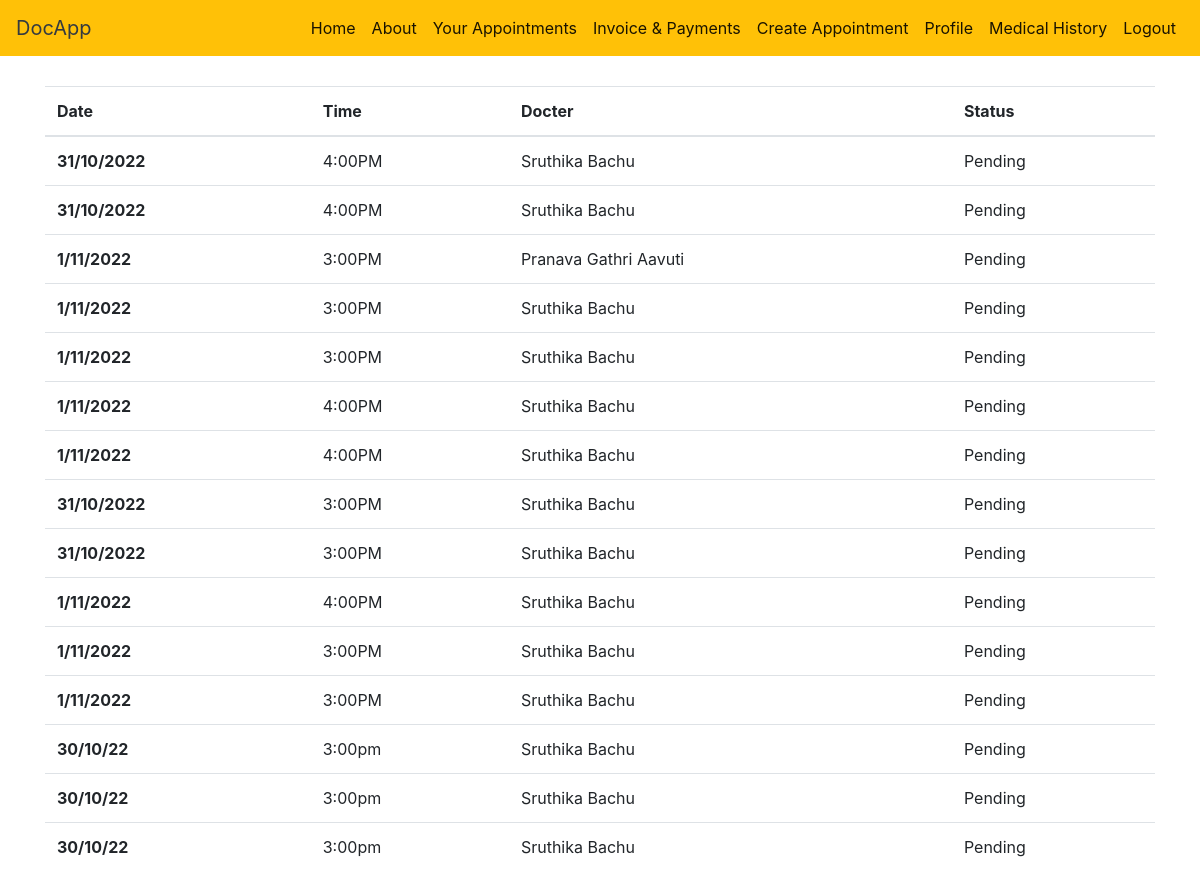
The page /myappointment/ (signed in) on the database its author committed.
### hospital/models.py (models this page shows)
class Appointment(models.Model):
	docterid = models.ForeignKey('DOCTOR.Docter',on_delete = models.CASCADE)
	patientid = models.ForeignKey('PATIENT.Patient',on_delete = models.CASCADE)
	time = models.CharField(max_length =40)
	date = models.CharField(max_length=40,default="")
	status = models.BooleanField(max_length = 15, default=0)

### DOCTOR/models.py (models this page shows)
class Docter(models.Model):
	name = models.CharField(max_length=40)
	phone = models.CharField(max_length=12,default="",unique=True)
	email = models.CharField(max_length=50,unique=True)
	gender = models.CharField(max_length=30)
	address = models.CharField(max_length=200)
	age = models.IntegerField(default= 0)
	blood = models.CharField(max_length=10)
	username = models.OneToOneField(User,on_delete = models.CASCADE)
	status = models.BooleanField(default = 0)
	department = models.CharField(max_length=30 , default = "")
	attendance = models.IntegerField(default = 0)
	salary = models.IntegerField(default = 10000)

### hospital/views.py (the view)
# urls.py: path('myappointment/', myappointment , name = 'myappointment'),
def myappointment(request):
	status = False
	if request.user:
		status = request.user
	user_id = User.objects.get(username=request.user)
	patient= Patient.objects.get(username=user_id)
	data = Appointment.objects.filter(patientid=patient)
	return render(request , 'my_appointment.html' , {'data':data, 'user' :"P" , 'status':status})

### templates/my_appointment.html (shortened to what this page needs)
<!DOCTYPE html>
<html>
<head>
	<link rel="stylesheet" href="https://stackpath.bootstrapcdn.com/bootstrap/4.5.0/css/bootstrap.min.css" >
	</head>
<body>
 {% include "nav.html" %}
<div class="container">
<div class="row">
	<div class="col-sm-12">
		<table class="table">
  <thead>
    <tr>
      <th scope="col">Date</th>
      <th scope="col">Time</th>
      {% if user == 'P' %}
      <th scope="col">Docter</th>
      {% else %}
      <th scope="col">Patient</th>
      {% endif %}
      <th scope="col">Status</th>
    </tr>
  </thead>
  <tbody>
  	  	{% for data in data %}
    <tr>
      <th scope="row">{{ data.date }}</th>
      <td> {{ data.time }}</td>
      {% if user == 'P' %}
      <td> {{ data.docterid.name }} </td>
      {% else %}
      <td> {{ data.patientid.name }} </td>
      {% endif %}
      {% if data.status %}
      <td>Completed</td>
      {% else %}
      <td>Pending</td>
      {% endif %}
    </tr>
    {% endfor %}
  </tbody>
</table>
  </div>
</div>
</div>
</body>
</html>

### templates/nav.html (shortened to what this page needs)
<nav class="navbar navbar-expand-lg navbar-light bg-warning">
    <a class="navbar-brand text-dark" href="#">DocApp</a>
    <div class="collapse navbar-collapse" id="navbarNavDropdown">
      <ul class="navbar-nav ml-auto">
        {% if user == None %}
        <li class="nav-item active">
          <a class="nav-link" href="/">Home <span class="sr-only">(current)</span></a>
        </li>
        {% else %}
        <li class="nav-item active">
          <a class="nav-link" href="{% url 'dashboard' user=user %}">Home <span class="sr-only">(current)</span></a>
        </li>
       {% endif %}
        <li class="nav-item active">
          <a class="nav-link" href="/about">About <span class="sr-only">(current)</span></a>
        </li>
        {% if status and user == "P" %}
  <li class="nav-item active">
          <a class="nav-link" href="{% url 'myappointment' %}">Your Appointments <span class="sr-only">(current)</span></a>
        </li>
        <li class="nav-item active">
          <a class="nav-link" href="{% url 'patient_invoice' %}">Invoice & Payments <span class="sr-only">(current)</span></a>
        </li>
       <li class="nav-item active">
          <a class="nav-link" href="{% url 'create_appointment' user=user %}">Create Appointment <span class="sr-only">(current)</span></a>
        </li>
        <li class="nav-item active">
          <a class="nav-link" href="{% url 'profile' user=user %}">Profile <span class="sr-only">(current)</span></a>
        </li>
        <li class="nav-item active">
          <a class="nav-link" href="{% url 'medical_history'  %}">Medical History <span class="sr-only">(current)</span></a>
        </li>
         <li class="nav-item active">
          <a class="nav-link" href="/logout">Logout <span class="sr-only">(current)</span></a>
        </li>
        {% endif %}
      </ul>
    </div>
  </nav>

### templates/my_appointment.html (style rules this page uses)
.container { margin-top: 30px; }

### rows shown on the page
Appointment: date "31/10/2022", time "4:00PM", docterid.name "Sruthika Bachu", status "Pending"
Appointment: date "31/10/2022", time "4:00PM", docterid.name "Sruthika Bachu", status "Pending"
Appointment: date "1/11/2022", time "3:00PM", docterid.name "Pranava Gathri Aavuti", status "Pending"
Appointment: date "1/11/2022", time "3:00PM", docterid.name "Sruthika Bachu", status "Pending"
Appointment: date "1/11/2022", time "3:00PM", docterid.name "Sruthika Bachu", status "Pending"
Appointment: date "1/11/2022", time "4:00PM", docterid.name "Sruthika Bachu", status "Pending"
Appointment: date "1/11/2022", time "4:00PM", docterid.name "Sruthika Bachu", status "Pending"
Appointment: date "31/10/2022", time "3:00PM", docterid.name "Sruthika Bachu", status "Pending"
Appointment: date "31/10/2022", time "3:00PM", docterid.name "Sruthika Bachu", status "Pending"
Appointment: date "1/11/2022", time "4:00PM", docterid.name "Sruthika Bachu", status "Pending"
Appointment: date "1/11/2022", time "3:00PM", docterid.name "Sruthika Bachu", status "Pending"
Appointment: date "1/11/2022", time "3:00PM", docterid.name "Sruthika Bachu", status "Pending"
Appointment: date "30/10/22", time "3:00pm", docterid.name "Sruthika Bachu", status "Pending"
Appointment: date "30/10/22", time "3:00pm", docterid.name "Sruthika Bachu", status "Pending"
Appointment: date "30/10/22", time "3:00pm", docterid.name "Sruthika Bachu", status "Pending"
